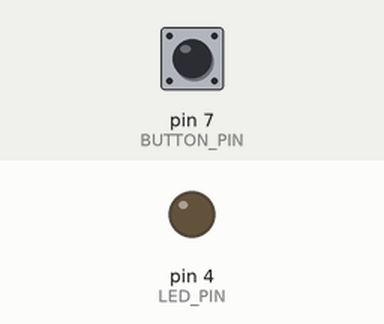
Recording of a sketch running on a simulated Arduino Uno, built with avr-gcc and run on an emulated ATmega328P. Parts: output pins drawn as LEDs (lit = HIGH). The test bench sets the inputs (shaded band); at power-on: pin 7 (BUTTON_PIN) HIGH.

Above: at 1.2 s.
1.3 s: pin 7 (BUTTON_PIN) pulled LOW for 0.15 s
At 1.37 s:
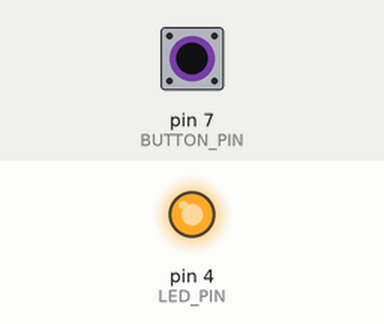
2.9 s: pin 7 (BUTTON_PIN) pulled LOW for 3.2 s
At 6.6 s:
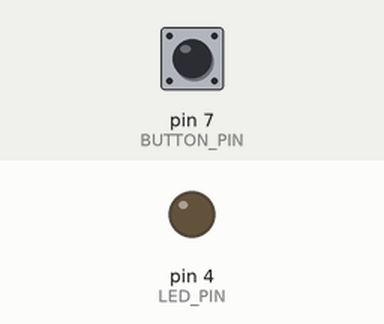
Timing chart, 0 to 8.1 s (numbered marks = the images above; inputs shaded):
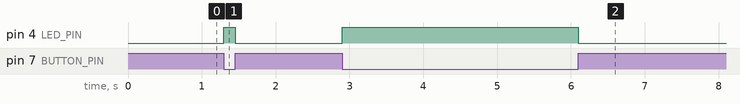

The sketch:

CCI_Project_ButtonTest.ino
```cpp
#define LED_PIN 4
#define BUTTON_PIN 7

void setup() {
  pinMode(LED_PIN, OUTPUT);
  pinMode(BUTTON_PIN, INPUT_PULLUP);
}

void loop() {
  if (digitalRead(BUTTON_PIN) == LOW) {
    digitalWrite(LED_PIN, HIGH);
  } else {
    digitalWrite(LED_PIN, LOW);
  }

}
```

Measured:
- after the input at 1.3 s, pin 4 (LED_PIN): LOW → HIGH at once, → LOW 0.15 s later
- after the input at 2.9 s, pin 4 (LED_PIN): LOW → HIGH at once, → LOW 3.2 s later
